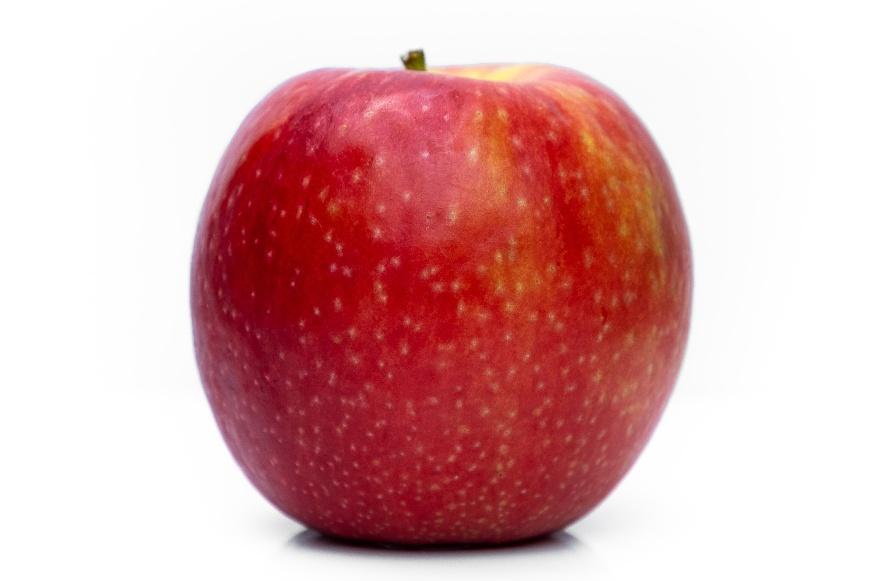
#> input picture FigManzana.jpg, 875 x 581 px
$ python manzana.py
#> lines starting #> are read from the running program, lines starting #| are printed output that depends on the picture; after the words box and inside, x2 and y2 are one past the last pixel; in counts of white or black regions, pixels touching at a corner belong together
import cv2

img = cv2.imread("FigManzana.jpg")
#> img is the input picture: shape (581, 875, 3); mean B, G, R 170.9, 169.9, 217.8
blur = cv2.blur(img, (6,6))
#Binarizar la imagen
imgCanny = cv2.Canny(blur, 10, 150)
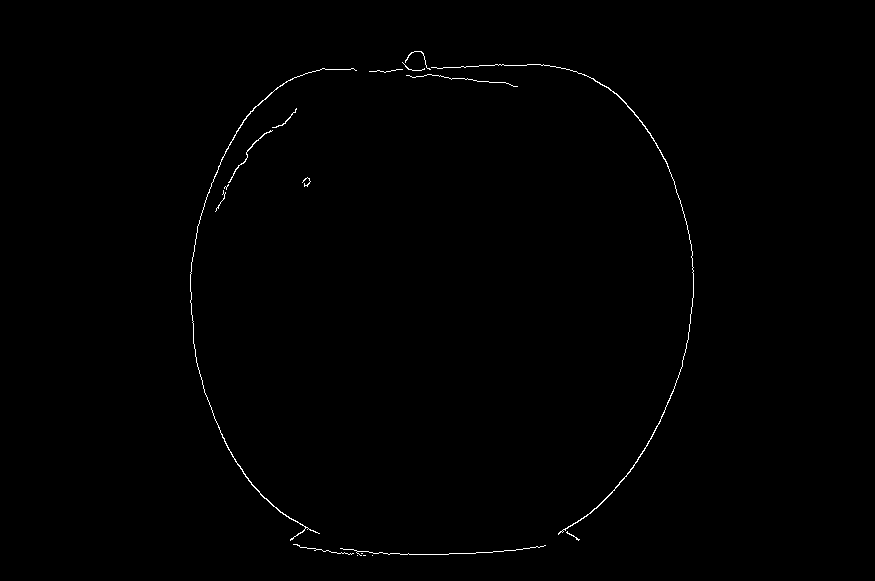
#> imgCanny: shape (581, 875); 0.44% white in thin lines or dots, all inside (x1, y1, x2, y2) = (190, 51, 694, 556)
#Encontrar contornos
contornos, _ = cv2.findContours(imgCanny, cv2.RETR_EXTERNAL, cv2.CHAIN_APPROX_SIMPLE)
#> contornos = 18 contours, 15 with area under 20; largest, box (x1, y1, x2, y2) and area: (431, 64, 694, 535) 153, (190, 68, 357, 541) 132, (228, 130, 273, 183) 32
#Dibujar contornos
cv2.drawContours(img, contornos, -1, (0,255,0), 10)
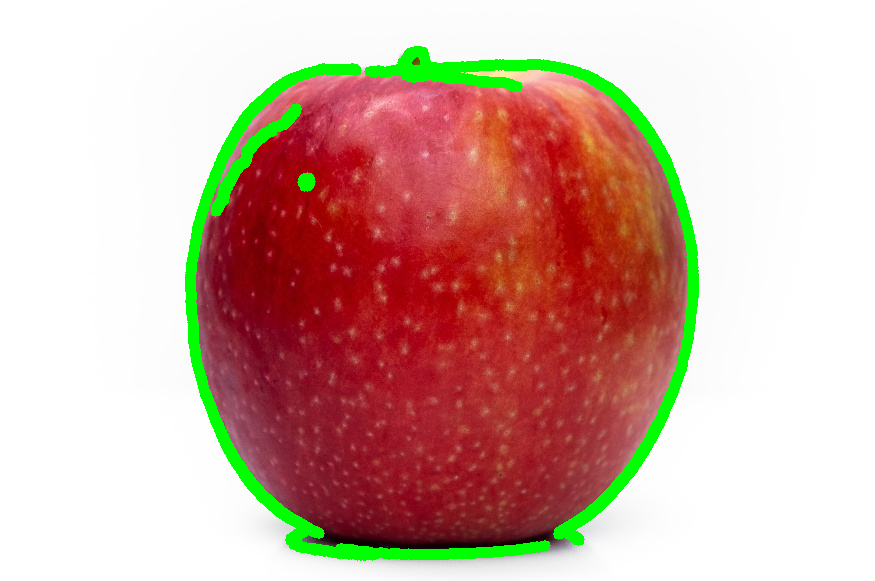
#> img: shape (581, 875, 3); 4.51% of pixels changed, all inside (x1, y1, x2, y2) = (185, 46, 699, 561)
#Mostra imagen
cv2.imshow("Blur", imgCanny )
cv2.imshow("Contornos de la manzana", img)
cv2.waitKey(0)
cv2.destroyAllWindows()

$ run again, with Fig.png saved as FigManzana.jpg
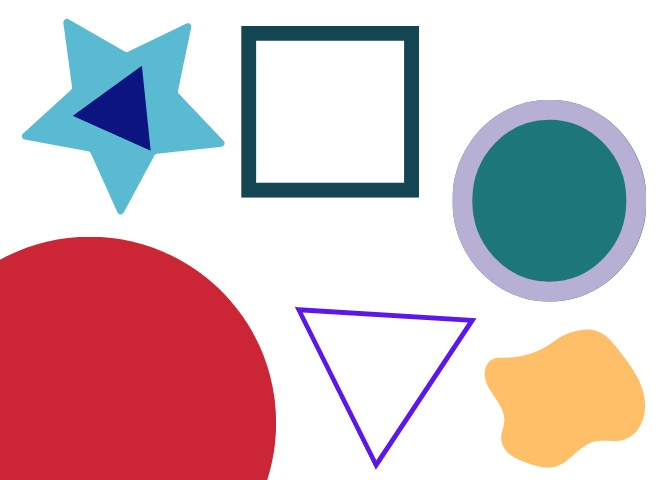
#> input picture Fig.png, 660 x 480 px
#> img is the input picture: shape (480, 660, 3); mean B, G, R 191.4, 187, 210.2
#> `imgCanny = cv2.Canny(blur, 10, 150)`:
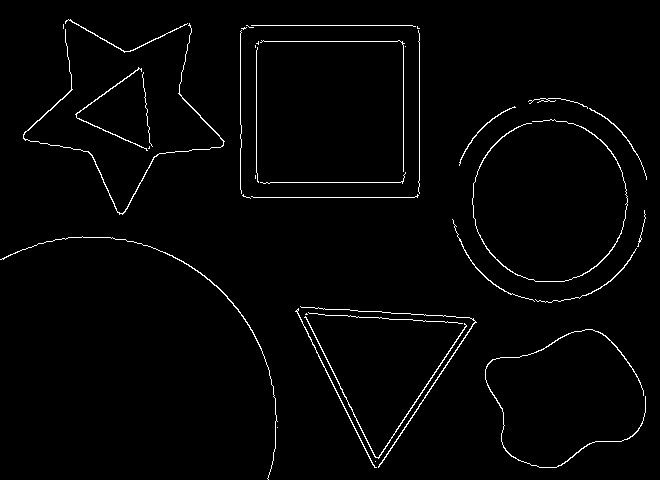
#> imgCanny: shape (480, 660); 1.9% white in thin lines or dots
#> contornos = 37 contours, 24 with area under 20; largest, box (x1, y1, x2, y2) and area: (23, 23, 225, 215) 156, (304, 316, 467, 459) 152, (472, 119, 628, 282) 126, (485, 329, 646, 468) 120, (300, 306, 477, 468) 97
#> `cv2.drawContours(img, contornos, -1, (0,255,0), 10)`:
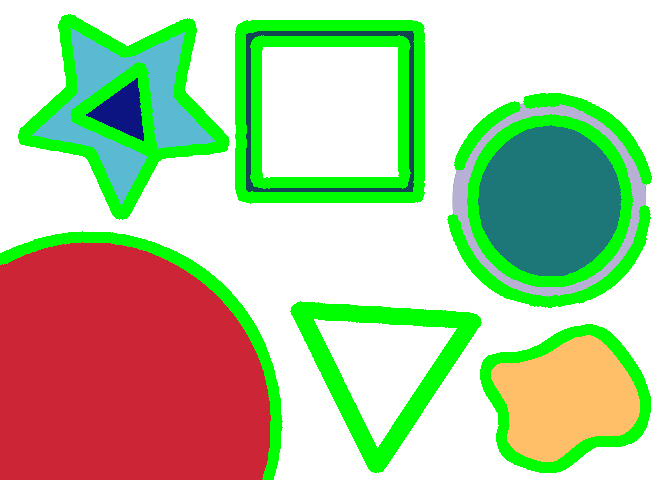
#> img: shape (480, 660, 3); 17.98% of pixels changed, all inside (x1, y1, x2, y2) = (0, 14, 652, 480)
